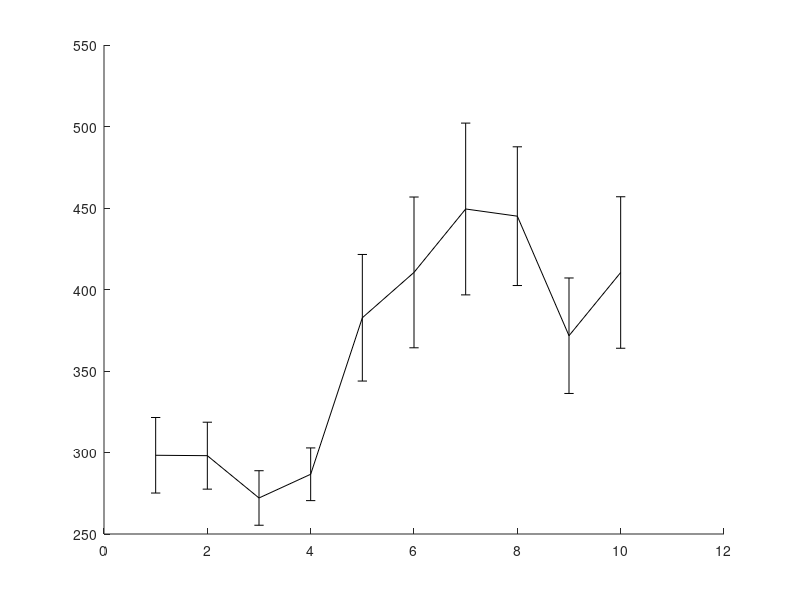

MATLAB code for this plot: (Note: this script raises an error after producing the figure.)

% In all trials, d = 2.8
% last updated: 12/12/17

clear all
clc

d = 2.8;
%%
planners = {'BiRRT','RRT'};
plannerType = planners{2};
switch plannerType
    case 'BiRRT'
        D1 = load('Benchmark_BiRRT_PCS_3poles_rB.txt');
    case 'RRT'
        %D = load('Benchmark_RRT_envI_knn.txt'); 
        D = load('Benchmark_RRT_envI_minTree.txt'); 
        fprintf('Failures: \t%.1f\n', 100-sum(D(:,2))/size(D,1)*100);
        D = D(D(:,2)==1,:); 
end

%%
disp(['Results for ' plannerType ':']);

%%
%%

r = sort(unique(D(:,1)));
for i = 1:length(r)
    M = D(D(:,1)==r(i), 1:end);
    t(i) = mean(M(:,4))*1e3;
    t_ste(i) = 1e3*std(M(:,4))/sqrt(size(M,1));
end

[tmin, im] = min(t);

%%
h = figure(1);
clf
errorbar(r,t,t_ste,'-k','linewidth',2);
ylabel('mean runtime [msec]');
xlabel('k-nearest neighbors');

%%
fprintf('%d results for each k.\n', floor(size(D,1)/length(r)));
fprintf('k = %d provides the minimum runtime of: %.2f.\n', r(im), tmin);

